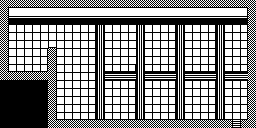

A level layout from a 2D game, rendered from its tile map. Below: a short description, then the map file with its tile-grid data intact:
An orthogonal 32x16 tile map with 8x8 px tiles, 3 tile layers (bg, mid, fg).

<map version="1.8" tiledversion="1.8.2" orientation="orthogonal" renderorder="right-down" width="32" height="16" tilewidth="8" tileheight="8" infinite="0" nextlayerid="5" nextobjectid="1">
 <editorsettings>
  <export target="../lua/level_07.lua" format="lua" />
 </editorsettings>
 <tileset firstgid="1" source="../tileset.tsx" />
 <layer id="1" name="bg" width="32" height="16">
  <data encoding="csv">
0,0,0,0,0,0,0,0,0,0,0,0,0,0,0,0,0,0,0,0,0,0,0,0,0,0,0,0,0,0,0,0,
0,0,0,0,0,0,0,0,0,0,0,0,0,0,0,0,0,0,0,0,0,0,0,0,0,0,0,0,0,0,0,0,
0,0,0,0,0,0,0,0,0,0,0,0,0,0,0,0,0,0,0,0,0,0,0,0,0,0,0,0,0,0,0,0,
0,101,101,101,101,101,101,101,101,101,101,127,12,101,101,101,101,12,101,101,101,127,12,101,101,101,127,12,101,101,127,0,
0,101,101,101,101,101,101,101,101,101,101,127,37,101,101,101,101,37,101,101,101,127,37,101,101,101,127,37,101,101,127,0,
0,101,101,101,101,101,126,101,101,101,101,127,37,101,101,101,101,37,101,101,101,127,37,101,101,101,127,37,101,101,127,0,
0,101,101,101,101,127,0,101,101,101,101,127,37,101,101,101,101,37,101,101,101,127,37,101,101,101,127,37,101,101,127,0,
0,101,101,101,101,127,0,101,101,101,101,127,37,101,101,101,101,37,101,101,101,127,37,101,101,101,127,37,101,101,127,0,
0,126,126,126,126,102,0,101,101,101,101,127,37,126,126,126,102,37,126,126,126,102,37,126,126,126,102,37,126,126,102,0,
0,0,0,0,0,0,0,101,101,101,101,127,37,109,110,110,111,37,109,110,110,111,37,109,110,110,111,37,109,110,111,0,
0,0,0,0,0,0,0,101,101,101,101,127,37,101,101,101,127,37,101,101,101,127,37,101,101,101,127,37,101,101,127,0,
0,0,0,0,0,0,0,101,101,101,101,127,37,101,101,101,127,37,101,101,101,127,37,101,101,101,127,37,101,101,127,0,
0,0,0,0,0,0,0,101,101,101,101,127,37,101,101,101,127,37,101,101,101,127,37,101,101,101,127,37,101,101,127,0,
0,0,0,0,0,0,0,101,101,101,101,127,37,101,101,101,127,37,101,101,101,127,37,101,101,101,127,37,101,101,127,0,
0,0,0,0,0,0,0,126,126,126,126,102,62,126,126,126,102,62,126,126,126,102,62,126,126,126,102,62,126,126,102,0,
0,0,0,0,0,0,0,0,0,0,0,0,0,0,0,0,0,0,0,0,0,0,0,0,0,0,0,0,0,57,0,0
</data>
 </layer>
 <layer id="2" name="mid" width="32" height="16">
  <data encoding="csv">
0,0,0,0,0,0,0,0,0,0,0,0,0,0,0,0,0,0,0,0,0,0,0,0,0,0,0,0,0,0,0,0,
0,51,52,52,52,52,52,52,52,52,52,52,52,52,52,52,52,52,52,52,52,52,52,52,52,52,52,52,52,52,53,0,
0,76,77,77,77,77,77,77,77,77,77,77,77,77,77,77,77,77,77,77,77,77,77,77,77,77,77,77,77,77,78,0,
0,0,0,0,0,0,0,0,0,0,0,0,0,0,0,0,0,0,0,0,0,0,0,0,0,0,0,0,0,0,0,0,
0,0,0,0,0,0,0,0,0,0,0,0,0,0,0,0,0,0,0,0,0,0,0,0,0,0,0,0,0,0,0,0,
0,0,0,0,0,0,0,0,0,0,0,0,0,0,0,0,0,0,0,0,0,0,0,0,0,0,0,0,0,0,0,0,
0,0,0,0,0,0,0,0,0,0,0,0,0,0,0,0,0,0,0,0,0,0,0,0,0,0,0,0,0,0,0,0,
0,0,0,0,0,0,0,0,0,0,0,0,0,0,0,0,0,0,0,0,0,0,0,0,0,0,0,0,0,0,0,0,
0,0,0,0,0,0,0,0,0,0,0,0,0,0,0,0,0,0,0,0,0,0,0,0,0,0,0,0,0,0,0,0,
0,0,0,0,0,0,0,0,0,0,0,0,0,0,0,0,0,0,0,0,0,0,0,0,0,0,0,0,0,0,0,0,
0,0,0,0,0,0,0,0,0,0,0,0,0,0,0,0,0,0,0,0,0,0,0,0,0,0,0,0,0,0,0,0,
0,0,0,0,0,0,0,0,0,0,0,0,0,0,0,0,0,0,0,0,0,0,0,0,0,0,0,0,0,0,0,0,
0,0,0,0,0,0,0,0,0,0,0,0,0,0,0,0,0,0,0,0,0,0,0,0,0,0,0,0,0,0,0,0,
0,0,0,0,0,0,0,0,0,0,0,0,0,0,0,0,0,0,0,0,0,0,0,0,0,0,0,0,0,0,0,0,
0,0,0,0,0,0,0,0,0,0,0,0,0,0,0,0,0,0,0,0,0,0,0,0,0,0,0,0,0,0,0,0,
0,0,0,0,0,0,0,0,0,0,0,0,0,0,0,0,0,0,0,0,0,0,0,0,0,0,0,0,0,0,0,0
</data>
 </layer>
 <layer id="3" name="fg" width="32" height="16">
  <data encoding="csv">
1,2,2,2,2,2,2,2,2,2,2,2,2,2,2,2,2,2,2,2,2,2,2,2,2,2,2,2,2,2,2,1,
1,0,0,0,0,0,0,0,0,0,0,0,0,0,0,0,0,0,0,0,0,0,0,0,0,0,0,0,0,0,0,1,
1,0,0,0,0,0,0,0,0,0,0,0,0,0,0,0,0,0,0,0,0,0,0,0,0,0,0,0,0,0,0,1,
1,0,0,0,0,0,0,0,0,0,0,0,0,0,0,0,0,0,0,0,0,0,0,0,0,0,0,0,0,0,0,1,
1,0,0,0,0,0,0,0,0,0,0,0,0,0,0,0,0,0,0,0,0,0,0,0,0,0,0,0,0,0,0,1,
1,0,0,0,0,0,0,0,0,0,0,0,0,0,0,0,0,0,0,0,0,0,0,0,0,0,0,0,0,0,0,1,
1,0,0,0,0,0,1,0,0,0,0,0,0,0,0,0,0,0,0,0,0,0,0,0,0,0,0,0,0,0,0,1,
1,0,0,0,0,0,1,0,0,0,0,0,0,0,0,0,0,0,0,0,0,0,0,0,0,0,0,0,0,0,0,1,
1,0,0,0,0,0,1,0,0,0,0,0,0,0,0,0,0,0,0,0,0,0,0,0,0,0,0,0,0,0,0,1,
1,1,1,1,1,1,1,0,0,0,0,0,0,0,0,0,0,0,0,0,0,0,0,0,0,0,0,0,0,0,0,1,
0,0,0,0,0,0,1,0,0,0,0,0,0,0,0,0,0,0,0,0,0,0,0,0,0,0,0,0,0,0,0,1,
0,0,0,0,0,0,1,0,0,0,0,0,0,0,0,0,0,0,0,0,0,0,0,0,0,0,0,0,0,0,0,1,
0,0,0,0,0,0,1,0,0,0,0,0,0,0,0,0,0,0,0,0,0,0,0,0,0,0,0,0,0,0,0,1,
0,0,0,0,0,0,1,0,0,0,0,0,0,0,0,0,0,0,0,0,0,0,0,0,0,0,0,0,0,0,0,1,
0,0,0,0,0,0,1,0,0,0,0,0,0,0,0,0,0,0,0,0,0,0,0,0,0,0,0,0,0,0,0,1,
0,0,0,0,0,0,1,1,1,1,1,1,1,1,1,1,1,1,1,1,1,1,1,1,1,1,1,1,1,0,27,1
</data>
 </layer>
</map>
